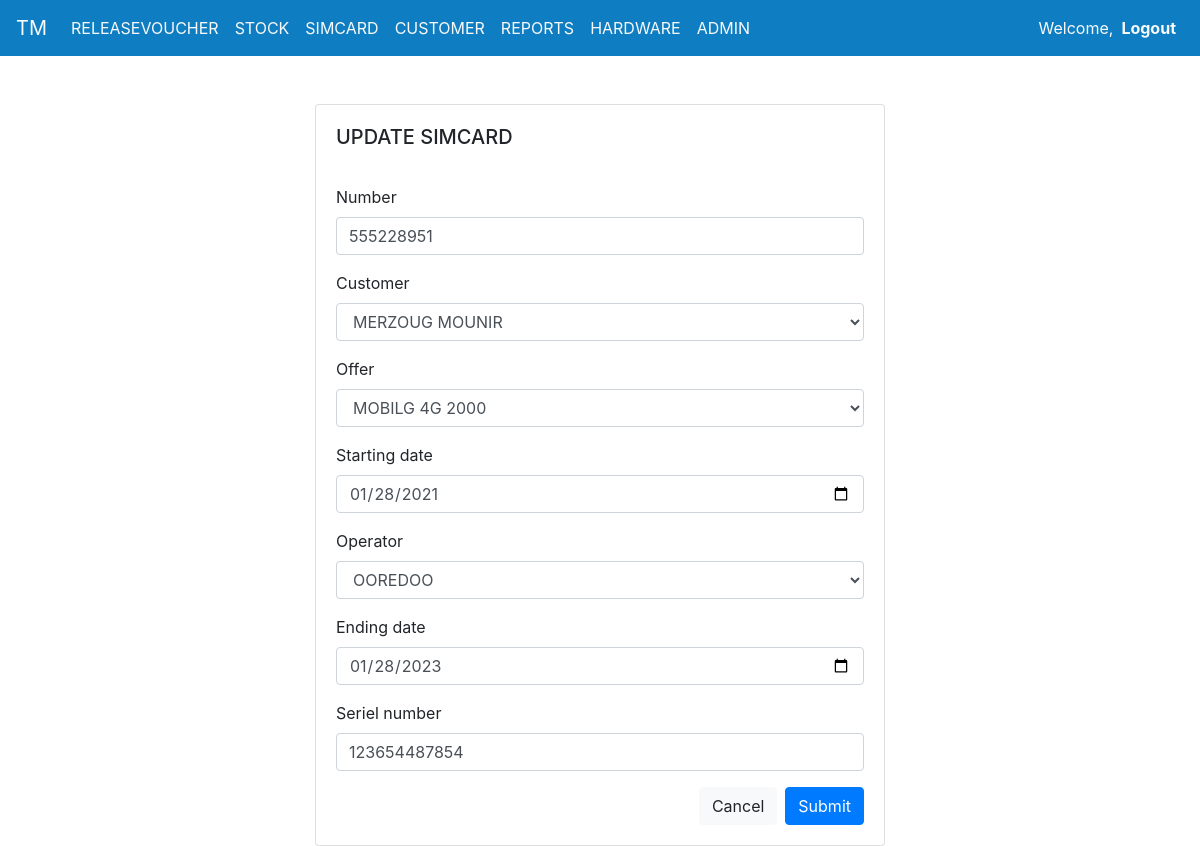
The app's page /update_simcard/3/ (signed in), older data.
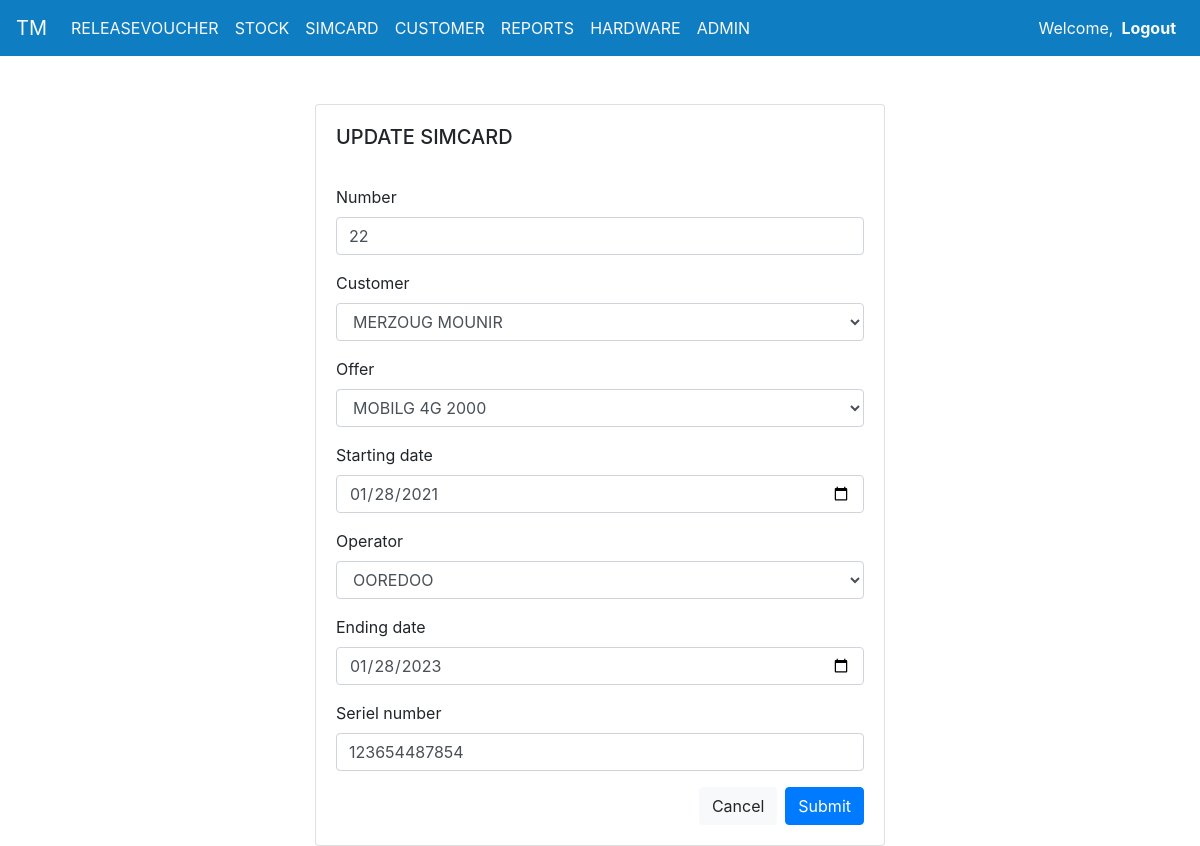
The same page, newer data.
### TonersManagement/models.py (models this page shows, shortened)
class Simcard(models.Model):
    number = models.IntegerField(default=0)
    customer = models.ForeignKey(Customer, on_delete=models.CASCADE)
    offer = models.ForeignKey(Offer, on_delete=models.CASCADE)
    starting_date = models.DateField(auto_now=False)
    OPERATORS = (
        ('DJEZZY', 'DJEZZY'),
        ('MOBILIS', 'MIBILIS'),
        ('OOREDOO','OOREDOO')
    )
    operator = models.CharField(max_length=10, null=False, choices=OPERATORS)
    ending_date = models.DateField(auto_now=False, null = True)
    seriel_number = models.CharField(max_length=50)

### TonersManagement/Views/simcard_view.py (the view)
# urls.py: path('update_simcard/<str:pk>/', views.update_simcard, name='update_simcard'),
@login_required(login_url='login')
def update_simcard(request, pk):
    item = Simcard.objects.get(id=pk)
    form = SimcardForm(instance=item)
    if request.method == 'POST' :
        form = SimcardForm(request.POST,instance=item)
        if form.is_valid():
            form.save()
            messages.success(request,"Successfully updated. ",extra_tags="success")
            return redirect('/simcards')
    return render(request, 'TonersManagement/components/update_item.html',{'data':item ,'form': form,'title':"UPDATE SIMCARD" ,'redirect_url':"simcards"})

### TonersManagement/forms.py
class SimcardForm(ModelForm):
    class Meta:
        model = Simcard
        fields = '__all__'
        widgets = {
            'number' : forms.TextInput(attrs={'class':'form-control shadow-none'}),
            'seriel_number' : forms.TextInput(attrs={'class':'form-control shadow-none'}),
            'customer' : forms.Select(attrs={'class':'form-control shadow-none'}),
            'offer' : forms.Select(attrs={'class':'form-control shadow-none' }),
            'starting_date' :forms.DateInput(attrs={'type':'date' , 'value':datetime.date.today() , 'class':'form-control shadow-none' }),
            'ending_date' : forms.DateInput(attrs={'type':'date' , 'value':datetime.date.today() ,'class':'form-control shadow-none' }),
            'operator' : forms.Select(attrs={'class':'form-control shadow-none' }),
        }

### TonersManagement/models.py (called while the page is built)
    def __str__(self):
        return self.full_name

    def __str__(self):
        return  self.descrption

### TonersManagement/templates/TonersManagement/components/update_item.html (shortened to what this page needs)
{% extends 'TonersManagement/components/base.html' %}
{% block content %}
<div class="container mt-5 w-50">
  <div class="card">
    <div class="card-body">
      <h5 class="card-title">{{ title }}</h5>
      <br>
      <form action="" method="POST">
        {% for field in form %}
        <div class="form-group">
          <label for="{{field.id_for_label}}">{{field.label}}</label>
          {{field}}
        </div>
        {% endfor %}
        <input class="btn btn-primary shadow-none float-right" type="submit" name="Submit">
        <a class="btn btn-light shadow-none float-right mr-2" href="{% url  redirect_url  %}">Cancel</a>
      </form>
    </div>
  </div>
</div>
{% endblock content %}

Row changes from the older to the newer data that the page shows:
changed Simcard "MERZOUG MOUNIR": number "555228951" → "22"
